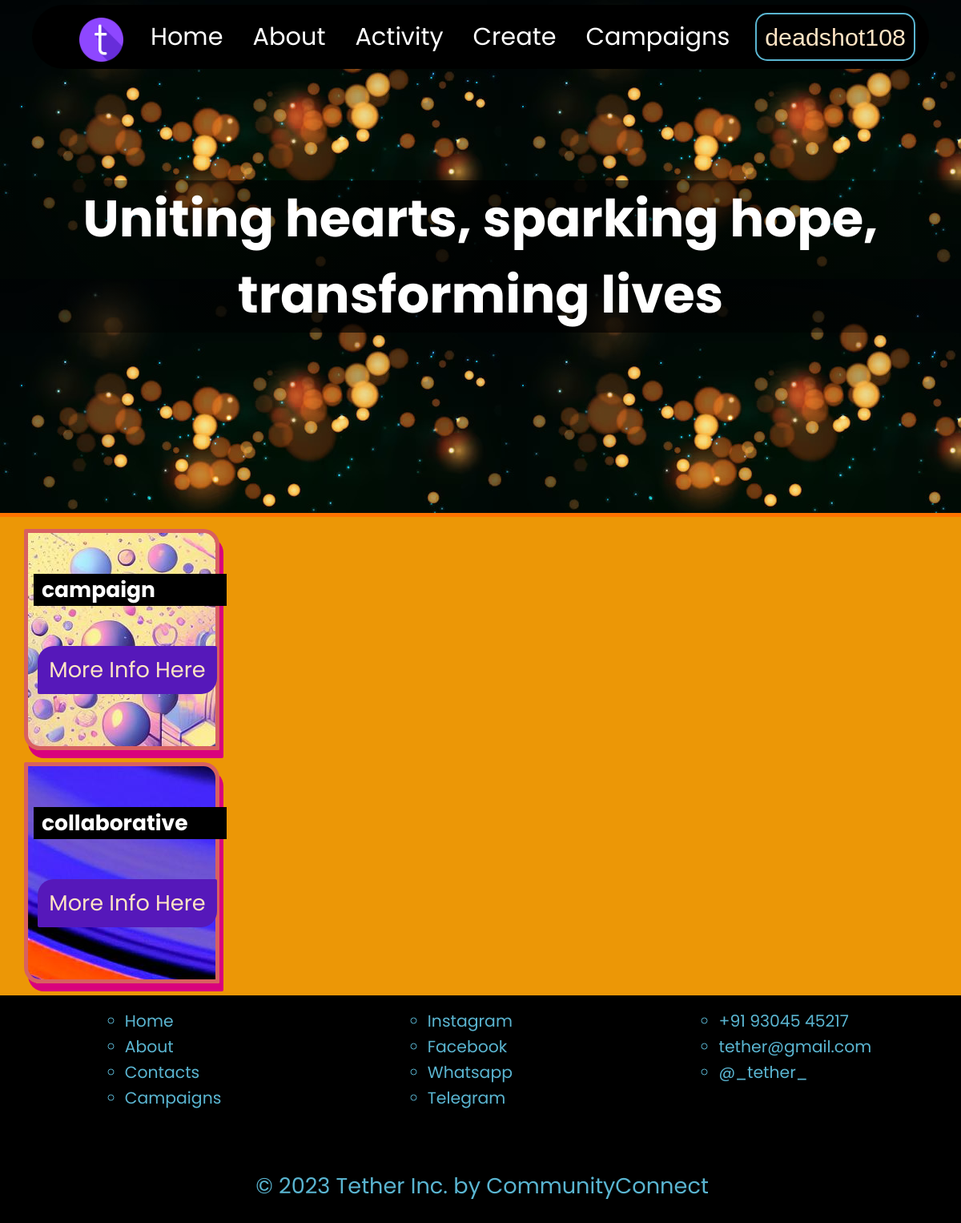
Page /campaigns (signed in) on the committed database.
### Tether/models.py (models this page shows, shortened)
class Campaign(models.Model):
    title = models.CharField(max_length=100)
    campaign_type = models.TextField()
    description = models.TextField()
    doe = models.DateTimeField()
    tags_arr = models.JSONField()
    bgimg = models.ImageField(upload_to='images/', null=True, blank=True)
    contact_info = models.JSONField()

### Tether/views.py (the view)
# urls.py: path('campaigns', views.campaigns, name="campaigns_page"),
def campaigns(request):
    user_role= 0
    for x in Profile.objects.filter(user = request.user):
        print(x, x.role)
        if not x.role == 'naive_user':
            print('working')
            user_role = 1
    campaigns_collection = Campaign.objects.all()
    context = {'user_role':user_role, 'campaigns':campaigns_collection}
    return render(request, 'campaigns.html', context)

### Tether/models.py (called while the page is built)
    def __str__(self):
        return str(self.user)

### templates/campaigns.html (shortened to what this page needs)
{% extends "base.html" %}
{% block body %}
<div class="introductory-img" style="background: url('static/stock/bokeh.jpg');">
    <h1>Uniting hearts, sparking hope, transforming lives</h1>
</div>
<div class="campaign-container">
    {% for campaign in campaigns %}
    {% if campaign.bgimg %}
        <div class="campaign-item" onmouseover="showDescription(this)" onmouseout="hideDescription(this)" style="background: url({{campaign.bgimg.url}}); object-fit: scale-down;">
            <div class="sub-item-1">
                <h5>{{campaign.campaign_type}}</h5>
                <button class="btn-3"><a href="/display/{{campaign.id}}">More Info Here</button>
            </div>
        </div>
        {% endif %}
    {% endfor %}
</div>
</body>
{% endblock body %}

### templates/base.html (shortened to what this page needs)
{% load static %}
<!DOCTYPE html>
<html lang="en">
  <head>
    <link rel="stylesheet" type="text/css" href="{% static 'general.css' %}" />
    <link rel="stylesheet" type="text/css" href="{% static 'index.css' %}" />
    <link rel="stylesheet" type="text/css" href="{% static 'campaign.css' %}"/>
    <link rel="stylesheet" type="text/css" href="{% static 'create.css' %}"/>
    <link rel="stylesheet" type="text/css" href="{% static 'display.css' %}"/>
    <link rel="stylesheet" type="text/css" href="{% static 'activity.css' %}"/>
  </head>
  <body>
    <nav class="navbar">
      <ul class="nav-list">
        <li class="logo"><img src="{% static "icons/tether-logo.png" %}" alt="icon" /></li>
        <li class="navbar-item"><a href="/">Home</a></li>
        <li class="navbar-item">About</li>
        <li class="navbar-item"><a href="/activity">Activity</a></li>
        {% if user_role == 1 %}
        <li class="navbar-item"><a href="/create">Create</a></li>
        {% endif %}
        <li class="navbar-item"><a href="/campaigns">Campaigns</a></li>
        <li>
          {% if request.user.is_authenticated %}
          <button class="logo btn-2">
          <a href="/logout" id="logout">{{request.user}}</a>
          </button>
          {% else %}
            <button class="logo btn-2">
              <a href="/login">Login/Signup</a>
            </button>
          {% endif %}
        </li>
      </ul>
    </nav>
    {% block body %}{% endblock body %}
  </body>
  <footer>
    <div>
      <ul>
        <li class="underline-animation">Home</li>
        <li class="underline-animation">About</li>
        <li class="underline-animation">Contacts</li>
        <li class="underline-animation">Campaigns</li>
      </ul>
      <ul>
        <li class="underline-animation">Instagram</li>
        <li class="underline-animation">Facebook</li>
        <li class="underline-animation">Whatsapp</li>
        <li class="underline-animation">Telegram</li>
      </ul>
      <ul>
        <li class="underline-animation">+91 93045 45217</li>
        <li class="underline-animation">tether@gmail.com</li>
        <li class="underline-animation">@_tether_</li>
      </ul>
    </div>
    <div style="justify-content: center">
      &copy; 2023 Tether Inc. by CommunityConnect
    </div>
  </footer>
</html>

### static/general.css (style rules this page uses)
:root { --yellow:rgb(236, 151, 6); --black: rgb(0, 0, 0); --white: rgb(255, 255, 255); --purple: rgb(86, 24, 186); --blue: rgb(90, 181, 209); --gray: rgb(57, 60, 64); --darkgray: #29292e; --root-font-size: 2rem; }
html { scroll-behavior: smooth; }
body { padding:0; margin: 0; width: 100%; background-color: var(--yellow); color: white; font-family: 'Poppins', sans-serif; font-size: var(--root-font-size); }
a { text-decoration: none; color:inherit; }
footer { background-color: var(--black); color: var(--blue); display: flex; flex-direction: column; row-gap: 40px; padding: 5px 5px 5px 5px; align-items: flex-start; justify-content: space-around; }
footer ul { list-style:circle; margin: 10px; font-size: 0.75em; }
footer div { width: 100%; margin:2px; margin-bottom: 20px; font-size: 0.85em; display: flex; flex-direction: row; align-items: flex-start; justify-content: space-around; text-align: justify; }
.underline-animation { position: relative; padding-bottom: 2px; cursor: pointer; transition: color 0.3s ease; }
.underline-animation::before { content: ""; position: absolute; left: 0; bottom: 0; width: 0; height: 3px; background-color: var(--blue); transition: width 0.3s ease; }

### static/index.css (style rules this page uses)
.navbar { display: flex; position: fixed; top: 0; padding-top: 30px; justify-content: center; align-items: flex-end; height: 1em; width: 100%; transition: all 0.15s ease-out; }
.nav-list { border-radius: 250px; height: fit-content; background-color: var(--black); width:90%; z-index: 100; opacity: 100%; display: flex; list-style:none; align-items:flex-start; justify-content:space-evenly; align-self: center; }
.navbar-item { padding: 5px 10px 5px 10px; font-size: calc(0.95*var(--root-font-size)); padding: 5px; margin: 10px; align-self: center; transition: all 0.2s linear; }
.logo { height: 2em; font-size: 0.75em; padding: 2px; margin: 10px; align-self: center; cursor: pointer; }
.logo img { width: 55px; height: auto; }
.btn-2 { background-color: transparent; font-size: calc(0.95*var(--root-font-size)); color: bisque; border:2px solid var(--blue); border-radius: 15px; padding: 2px 10px 2px 10px; transition: border 0.2s linear, font-size 0.2s ease-out; }

### static/campaign.css (style rules this page uses)
.introductory-img { height: 80vh; display: flex; justify-content: center; align-items: center; }
.introductory-img h1 { text-align: center; }
.campaign-container { display: flex; flex-direction: column; height: fit-content; flex-wrap: wrap; gap:5px; padding:10px; justify-content: space-around; border-top: 5px solid rgb(255, 115, 0); }
.campaign-item { border: 5px solid #d86060; border-radius: 2px 20px 2px 20px; box-shadow: 5px 10px #D9027D; object-fit: contain; padding:5px; margin: 5px; margin-left: 20px; height: calc(8*var(--root-font-size)); width: calc(7*var(--root-font-size)); display: flex; flex-wrap: wrap; gap: 5px; flex-direction: column; transition: 0.15s ease; }
.btn-3 { color: bisque; font-family: 'Poppins', sans-serif; font-size: 0.85em; background-color: var(--purple); margin: 5px; width: inherit; height: 60px; padding: 2px 10px 2px 10px; border: 0px solid silver; border-radius: 20px 2px 20px 2px; transition: all 0.15s ease-in; }
.sub-item-1 { padding: 2px; flex: 1; width:inherit; }
.sub-item-1 h5 { background-color: black; padding-left: 10px; padding-right: 7px; width:inherit; }
.hidden-links a { font-size: calc(0.5*var(--root-font-size)); }

### static/create.css (style rules this page uses)
.introductory-img h1 { background-image: linear-gradient(to right, rgba(0,0,0,0.2), rgba(0,0,0,0.5), rgba(0,0,0,0.7),rgba(0,0,0,0.7), rgba(0,0,0,0.5), rgba(0,0,0,0.2)); }

### static/display.css (style rules this page uses)
.btn-3 { color: bisque; font-family: 'Poppins', sans-serif; font-size: 0.85em; background-color: var(--purple); margin: 5px; width: inherit; height: 60px; padding: 2px 10px 2px 10px; border: 0px solid silver; border-radius: 20px 2px 20px 2px; transition: all 0.15s ease-in; }

### rows in the picture
Campaign: bgimg (placeholder picture), campaign_type "campaign"
Campaign: bgimg (picture), campaign_type "collaborative"

### other values in the picture
{{ request.user }} "deadshot108"
